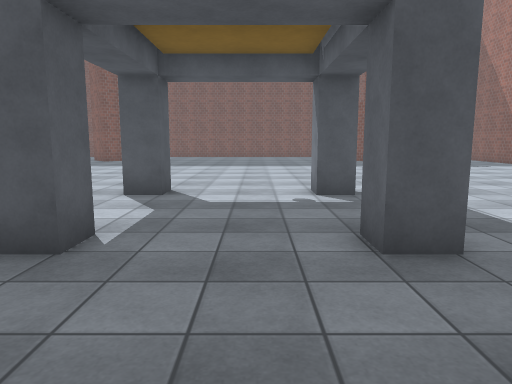
view 1 (above)

22 first-person views from a walk through a 3-D level made in the Unity game engine. The camera is 1.4 m above the floor, tilts 8° down and sees 70° across. The floor is counted in squares, 1 m on a side. Each view is taken from the middle of a square. On the plan, view 1 faces up. The plan holds only what a view shows up to about 16 squares ahead; the rest is blank. The player character is not drawn. Some surface patterns are stand-ins.

view 2
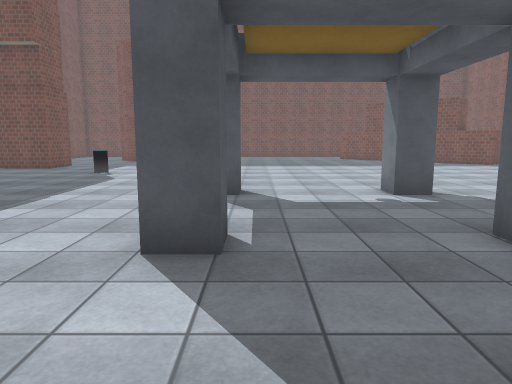

view 3
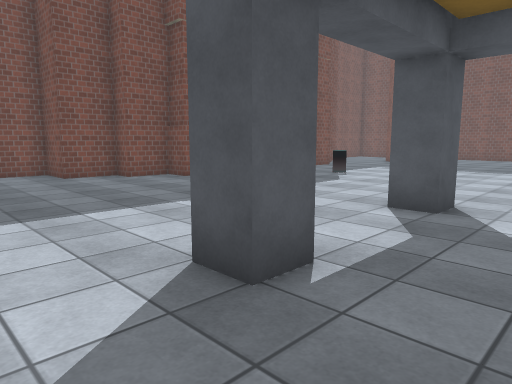

view 4
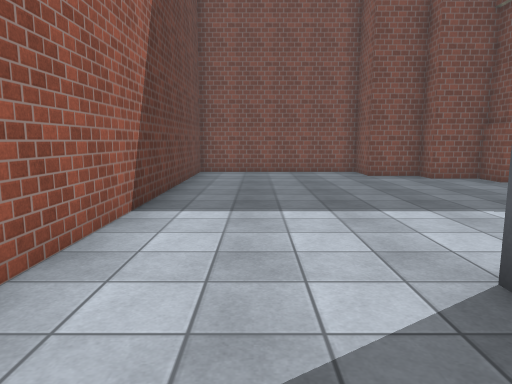

view 5
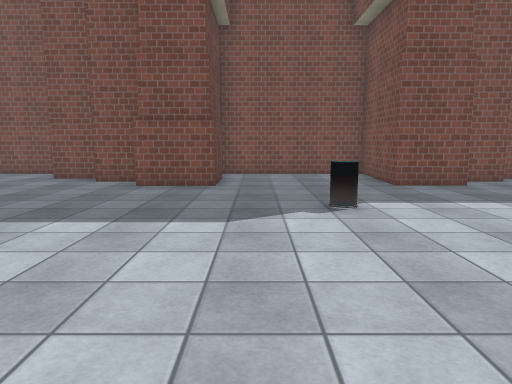

view 6
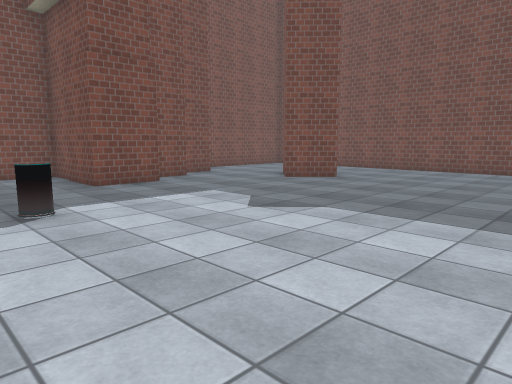

view 7
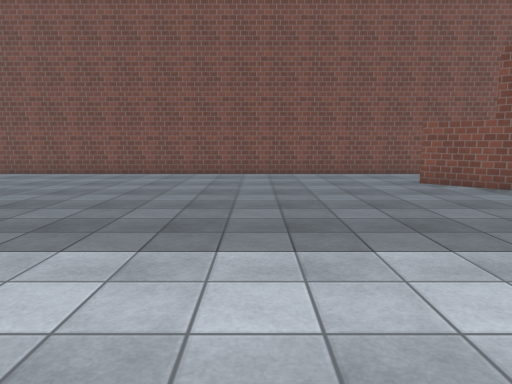

view 8
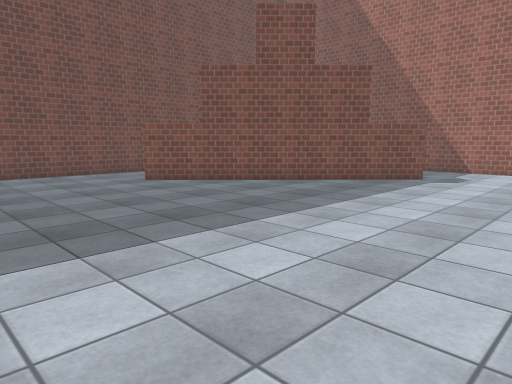

view 9
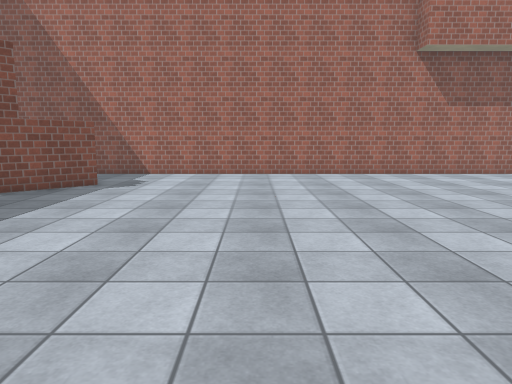

view 10
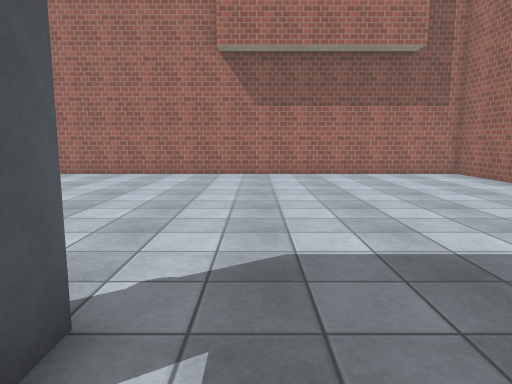

view 11
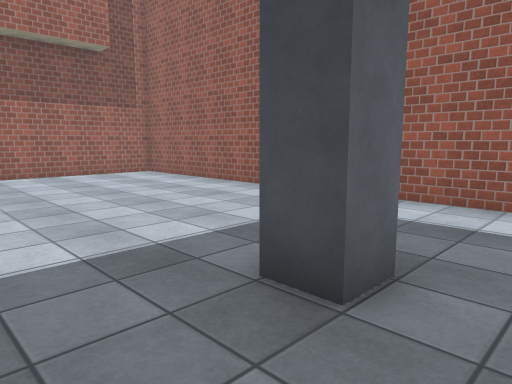

view 12
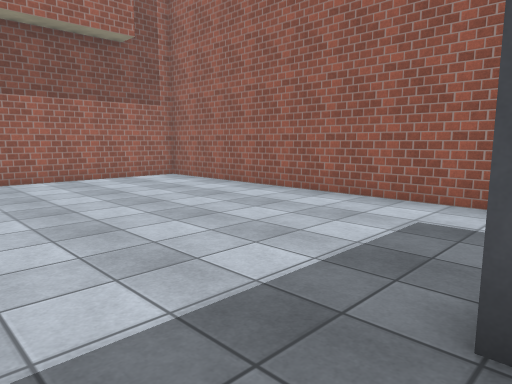

view 13
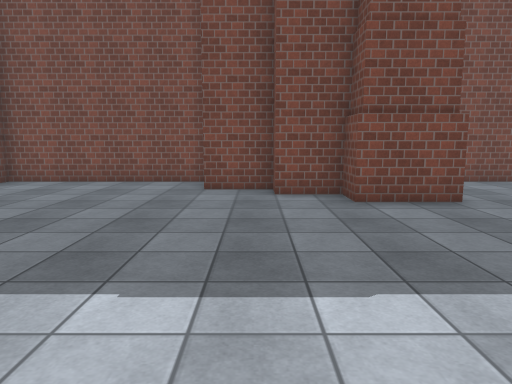

view 14
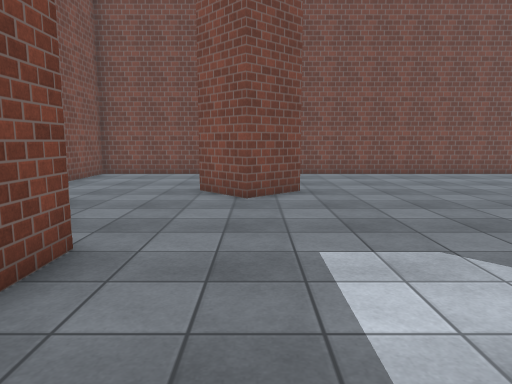

view 15
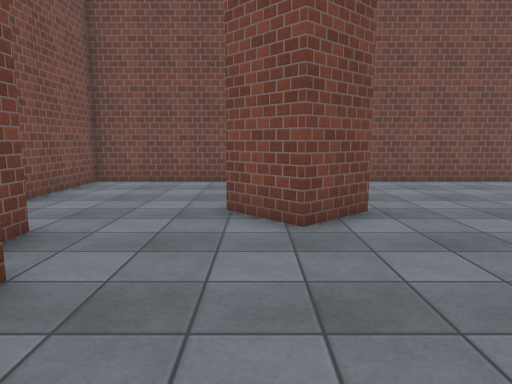

view 16
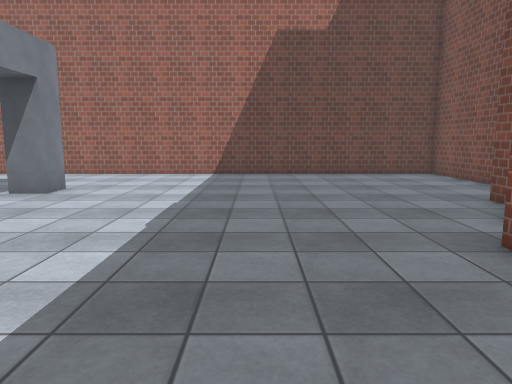

view 17
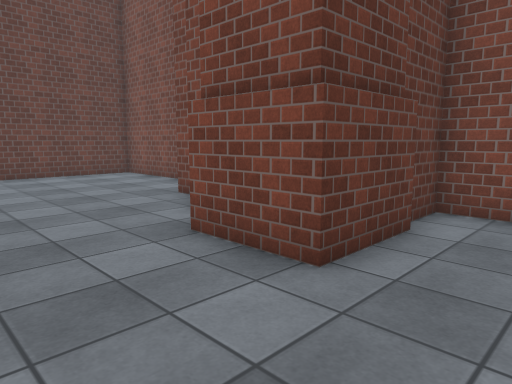

view 18
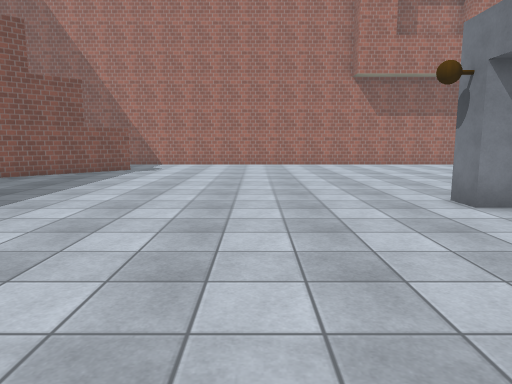

view 19
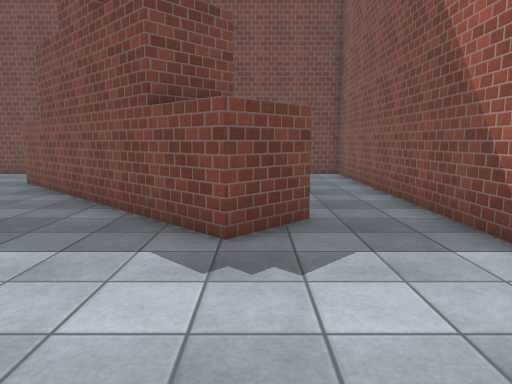

view 20
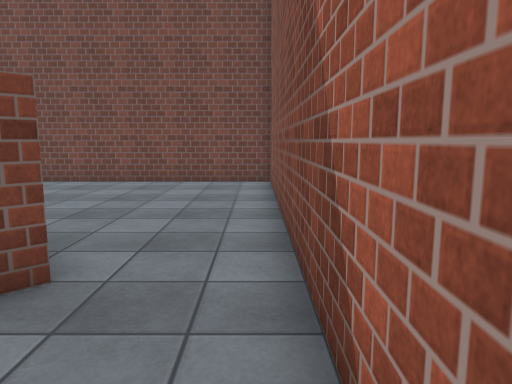

view 21
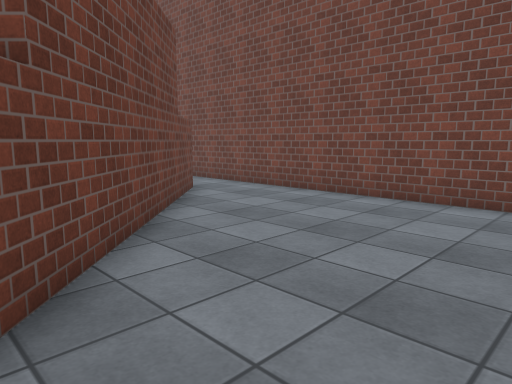

view 22
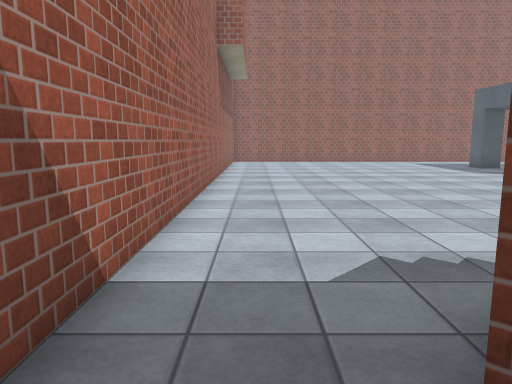

### Floor plan
Points are (right, up) in squares from view 1. A wall is a line through its corners. A room is listed if a view was taken in it or the views show most of it. See-through windows are left out.
Room 1 (views 1, 2, 3, 4, 5, 6, 7, 8, 9, 10, 11, 12, 13, 14, 15, 16, 17, 18, 19, 20, 21, 22)
walls: (-12.3, 20.6) (-12.3, 18.4) (-14.6, 18.4); (-8.7, 26.2) (-10.2, 24.8) (-11.7, 26.4); (-14.8, 12.7) (-12.3, 12.7) (-12.3, 10.3) (-13.5, 10.3) (-13.5, 8.5) (-14.5, 8.5) (-14.5, 6.5) (-16.5, 6.5) (-16.5, -0.5) (-0.9, -0.5); (-14.9, 18.4) (-16.5, 18.4) (-16.5, 12.5) (-15.2, 12.5); (-13.5, 22.6) (-13.5, 21.2); (1.4, -0.5) (15.5, -0.5) (15.5, 31.5) (-16.5, 31.5) (-16.5, 27.6); (5.7, 29.5) (13, 22.5) (11.6, 21) (4.3, 28.1); (-14.5, 24.5) (-14.5, 23.1)
objects: other object (-9, 16); other object (-3, 5); other object (-3, 10); other object (2, 5); other object (2, 10)

Where each view was taken, in squares from view 1:
view 1: 0 up, 0 right, facing up
view 2: 0 up, 2 left, facing up
view 3: 2 up, 0 right, facing up-left
view 4: 2 up, 0 right, facing left
view 5: 14 up, 1 left, facing left
view 6: 14 up, 1 left, facing up-left
view 7: 16 up, 1 left, facing up
view 8: 16 up, 2 left, facing up-right
view 9: 16 up, 0 right, facing right
view 10: 8 up, 0 right, facing right
view 11: 8 up, 0 right, facing down-right
view 12: 8 up, 2 right, facing down-right
view 13: 8 up, 4 left, facing left
view 14: 16 up, 10 left, facing up
view 15: 19 up, 11 left, facing up
view 16: 15 up, 9 left, facing down
view 17: 15 up, 9 left, facing down-left
view 18: 15 up, 6 left, facing right
view 19: 16 up, 12 right, facing up
view 20: 19 up, 15 right, facing up
view 21: 23 up, 15 right, facing up-left
view 22: 24 up, 14 right, facing down
